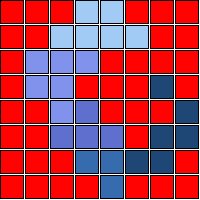
Frame 1 (no input)
Frame 2 (the mouse pressed at the canvas centre, redrawn once): identical to frame 1, image omitted

The Processing sketch that drew this single still picture (run headless with seeded random() and noise(); the mouse was pressed at the canvas centre and the sketch redrawn once):

// Processing sketch: processing_94985
// ── processing_94985.pde

void setup(){
  size(200,200);
  background(255);
}


void draw(){
  int ex=2;
  int ladox = (width-7*ex)/8;
  int x=0;
for(x=0;x<200;x+=25){
  for(int y=0; y<200; y+=25){
   fill(255);
   rect(x,y,ladox,ladox);
  }
}
  fill(161,202,245);
  rect((3*(ladox+ex)), (0*(ladox+ex)), ladox, ladox);
  noLoop();
  
  fill(161,202,245);
  rect((4*(ladox+ex)), (0*(ladox+ex)), ladox, ladox);
  noLoop();
  
fill(161,202,245);
  rect((2*(ladox+ex)), (1*(ladox+ex)), ladox, ladox);
  noLoop();
  
  fill(161,202,245);
  rect((3*(ladox+ex)), (1*(ladox+ex)), ladox, ladox);
  noLoop();
  
  fill(161,202,245);
  rect((4*(ladox+ex)), (1*(ladox+ex)), ladox, ladox);
  noLoop();
  
  fill(161,202,245);
  rect((5*(ladox+ex)), (1*(ladox+ex)), ladox, ladox);
  noLoop();
  
  fill(129,146,237);
  rect((1*(ladox+ex)), (2*(ladox+ex)), ladox, ladox);
  noLoop();
  
  fill(129,146,237);
  rect((2*(ladox+ex)), (2*(ladox+ex)), ladox, ladox);
  noLoop();
  
  fill(129,146,237);
  rect((3*(ladox+ex)), (2*(ladox+ex)), ladox, ladox);
  noLoop();
  
  fill(129,146,237);
  rect((1*(ladox+ex)), (3*(ladox+ex)), ladox, ladox);
  noLoop();
  
  fill(129,146,237);
  rect((2*(ladox+ex)), (3*(ladox+ex)), ladox, ladox);
  noLoop();
  
  fill(129,146,237);
  rect((2*(ladox+ex)), (4*(ladox+ex)), ladox, ladox);
  noLoop();
  
  fill(94,111,206);
  rect((3*(ladox+ex)), (4*(ladox+ex)), ladox, ladox);
  noLoop();
  
  fill(94,111,206);
  rect((2*(ladox+ex)), (5*(ladox+ex)), ladox, ladox);
  noLoop();
  
  fill(94,111,206);
  rect((3*(ladox+ex)), (5*(ladox+ex)), ladox, ladox);
  noLoop();
  
  fill(94,111,206);
  rect((4*(ladox+ex)), (5*(ladox+ex)), ladox, ladox);
  noLoop();
  
  fill(54,108,173);
  rect((3*(ladox+ex)), (6*(ladox+ex)), ladox, ladox);
  noLoop();
  
  fill(54,108,173);
  rect((4*(ladox+ex)), (6*(ladox+ex)), ladox, ladox);
  noLoop();
  
  fill(54,108,173);
  rect((4*(ladox+ex)), (7*(ladox+ex)), ladox, ladox);
  noLoop();
  
  fill(31,71,118);
  rect((5*(ladox+ex)), (6*(ladox+ex)), ladox, ladox);
  noLoop();
  
  fill(31,71,118);
  rect((6*(ladox+ex)), (6*(ladox+ex)), ladox, ladox);
  noLoop();
  
  fill(31,71,118);
  rect((6*(ladox+ex)), (5*(ladox+ex)), ladox, ladox);
  noLoop();
  
  fill(31,71,118);
  rect((7*(ladox+ex)), (5*(ladox+ex)), ladox, ladox);
  noLoop();
  
  fill(31,71,118);
  rect((7*(ladox+ex)), (4*(ladox+ex)), ladox, ladox);
  noLoop();
  
  fill(31,71,118);
  rect((6*(ladox+ex)), (3*(ladox+ex)), ladox, ladox);
  noLoop();
  
  fill(255,3,3);
  rect((0*(ladox+ex)), (0*(ladox+ex)), ladox, ladox);
  rect((1*(ladox+ex)), (0*(ladox+ex)), ladox, ladox);
  rect((2*(ladox+ex)), (0*(ladox+ex)), ladox, ladox);
  rect((5*(ladox+ex)), (0*(ladox+ex)), ladox, ladox);
  rect((6*(ladox+ex)), (0*(ladox+ex)), ladox, ladox);
  rect((7*(ladox+ex)), (0*(ladox+ex)), ladox, ladox);
  rect((0*(ladox+ex)), (1*(ladox+ex)), ladox, ladox);
  rect((1*(ladox+ex)), (1*(ladox+ex)), ladox, ladox);
  rect((6*(ladox+ex)), (1*(ladox+ex)), ladox, ladox);
  rect((7*(ladox+ex)), (1*(ladox+ex)), ladox, ladox);
  rect((0*(ladox+ex)), (2*(ladox+ex)), ladox, ladox);
  rect((4*(ladox+ex)), (2*(ladox+ex)), ladox, ladox);
  rect((5*(ladox+ex)), (2*(ladox+ex)), ladox, ladox);
  rect((6*(ladox+ex)), (2*(ladox+ex)), ladox, ladox);
  rect((7*(ladox+ex)), (2*(ladox+ex)), ladox, ladox);
  rect((0*(ladox+ex)), (3*(ladox+ex)), ladox, ladox);
  rect((3*(ladox+ex)), (3*(ladox+ex)), ladox, ladox);
  rect((4*(ladox+ex)), (3*(ladox+ex)), ladox, ladox);
  rect((5*(ladox+ex)), (3*(ladox+ex)), ladox, ladox);
  rect((7*(ladox+ex)), (3*(ladox+ex)), ladox, ladox);
  rect((0*(ladox+ex)), (4*(ladox+ex)), ladox, ladox);
  rect((1*(ladox+ex)), (4*(ladox+ex)), ladox, ladox);
  rect((4*(ladox+ex)), (4*(ladox+ex)), ladox, ladox);
  rect((5*(ladox+ex)), (4*(ladox+ex)), ladox, ladox);
  rect((6*(ladox+ex)), (4*(ladox+ex)), ladox, ladox);
  rect((0*(ladox+ex)), (5*(ladox+ex)), ladox, ladox);
  rect((1*(ladox+ex)), (5*(ladox+ex)), ladox, ladox);
  rect((5*(ladox+ex)), (5*(ladox+ex)), ladox, ladox);
  rect((0*(ladox+ex)), (6*(ladox+ex)), ladox, ladox);
  rect((1*(ladox+ex)), (6*(ladox+ex)), ladox, ladox);
  rect((2*(ladox+ex)), (6*(ladox+ex)), ladox, ladox);
  rect((7*(ladox+ex)), (6*(ladox+ex)), ladox, ladox);
  rect((0*(ladox+ex)), (7*(ladox+ex)), ladox, ladox);
  rect((1*(ladox+ex)), (7*(ladox+ex)), ladox, ladox);
  rect((2*(ladox+ex)), (7*(ladox+ex)), ladox, ladox);
  rect((3*(ladox+ex)), (7*(ladox+ex)), ladox, ladox);
  rect((5*(ladox+ex)), (7*(ladox+ex)), ladox, ladox);
  rect((6*(ladox+ex)), (7*(ladox+ex)), ladox, ladox);
  rect((7*(ladox+ex)), (7*(ladox+ex)), ladox, ladox);
    noLoop();
}
